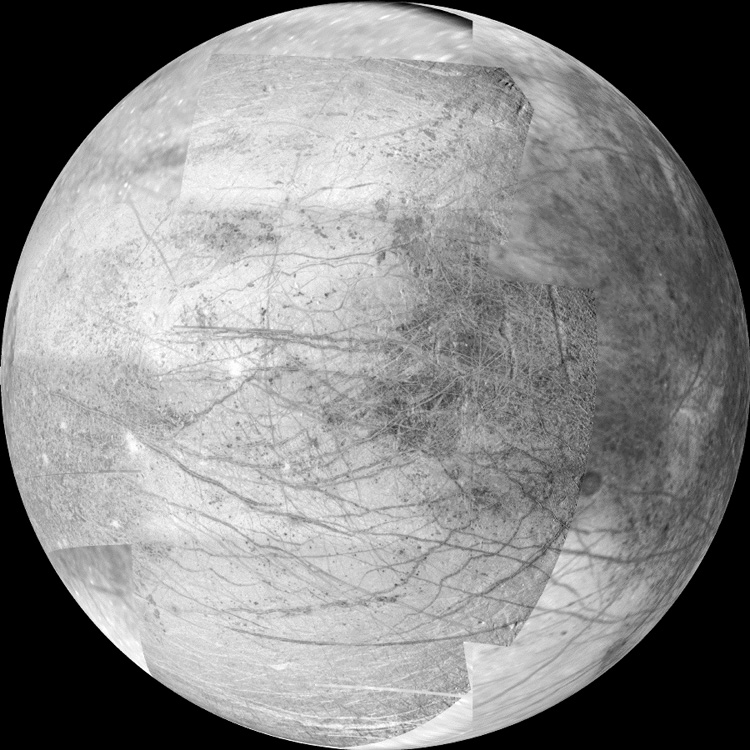
#> input picture 3_img1.jpg, 750 x 750 px
$ python 3.py
#> lines starting #> are read from the running program, lines starting #| are printed output that depends on the picture
from PIL import Image, ImageFilter

filename = ["3_img1.jpg", "3_img2.jpg", "3_img3.jpg", "3_img4.jpg", "3_img5.jpg"]
for i in filename:
    with Image.open(i) as img:
#> img is the input picture: PIL image 750x750 L; min 0, max 255, mean 134.8
        img.load()
        new_img = img.filter(ImageFilter.FIND_EDGES)
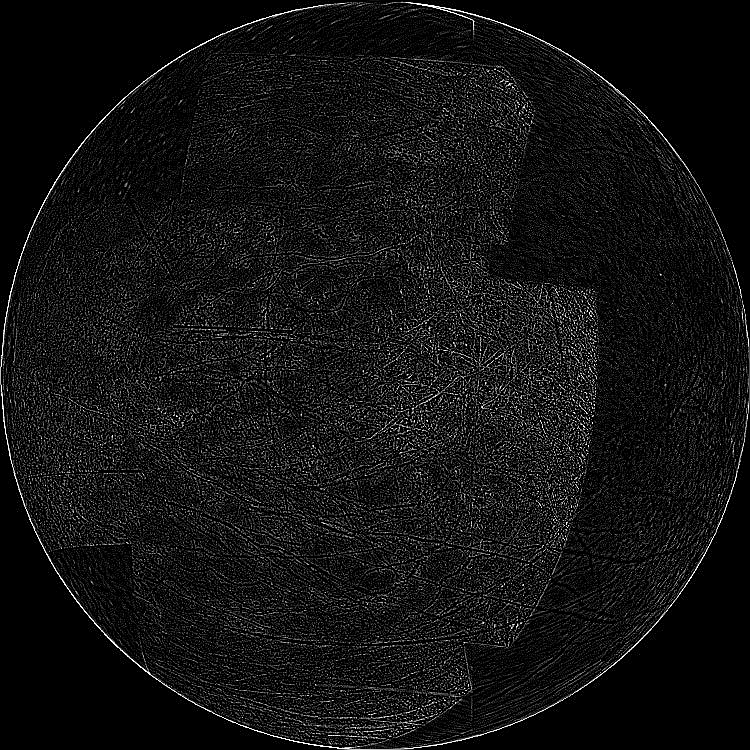
#> new_img: PIL image 750x750 L; min 0, max 255, mean 19.1
        new_img.save("NEW_"+i)
        new_img.show()
#> pass 2 of the loop `for i in filename:`:
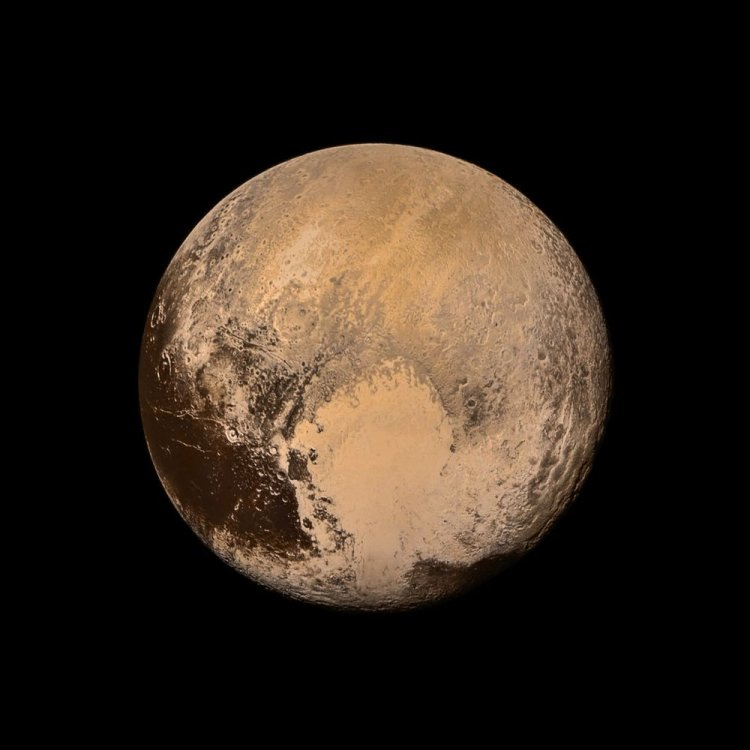
#> input picture 3_img2.jpg, 750 x 750 px
#> img is the input picture: PIL image 750x750 RGB; mean R, G, B 48, 37.2, 27.5
#> `new_img = img.filter(ImageFilter.FIND_EDGES)`:
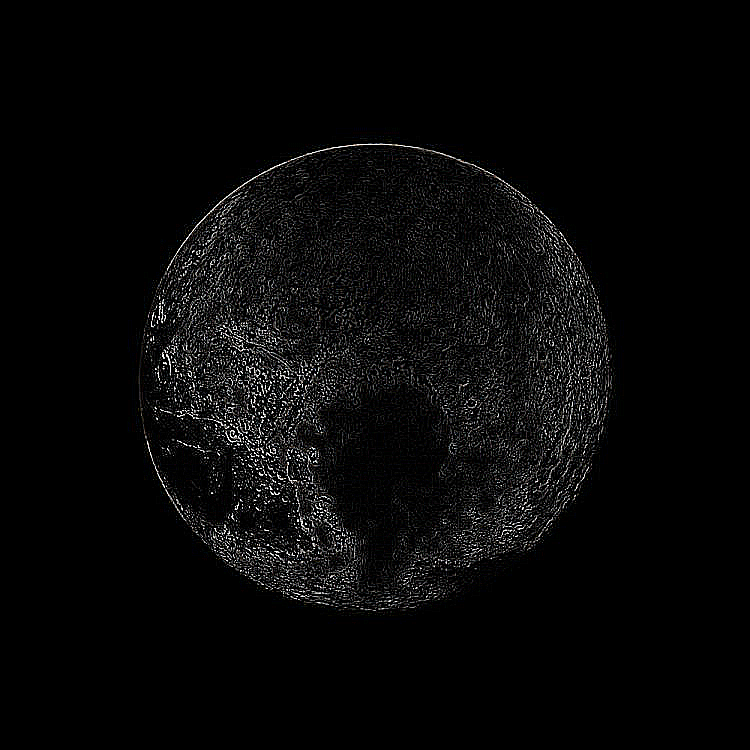
#> new_img: PIL image 750x750 RGB; mean R, G, B 8.2, 8.2, 8.2
#> pass 3 of the loop `for i in filename:`:
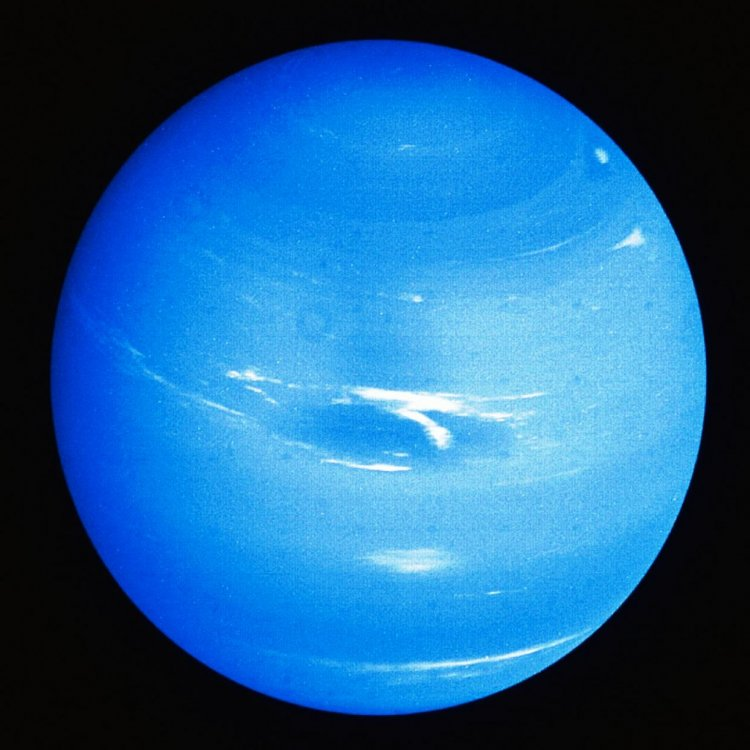
#> input picture 3_img3.jpg, 750 x 750 px
#> img is the input picture: PIL image 750x750 RGB; mean R, G, B 30, 95.3, 147.7
#> `new_img = img.filter(ImageFilter.FIND_EDGES)`:
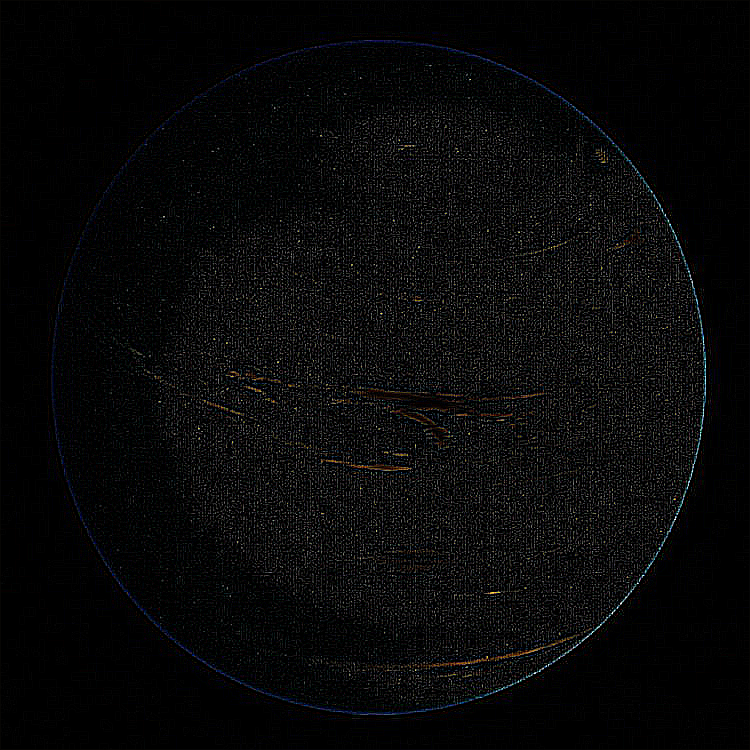
#> new_img: PIL image 750x750 RGB; mean R, G, B 8.3, 8.5, 8.8
#> the loop made 5 passes; the first 3 are shown
